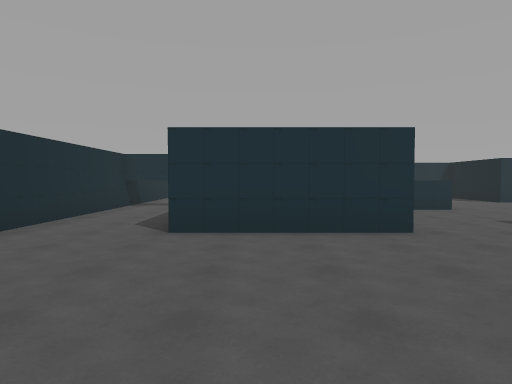
view 1 (above)

18 first-person views from a walk through a 3-D level made in the Unity game engine. The camera is 1.5 m above the floor, tilts 2° down and sees 75° across. The floor is counted in squares, 2 m on a side. Each view is taken from the middle of a square. On the plan, view 1 faces up. The plan holds only what a view shows up to about 11 squares ahead; the rest is blank. The player is left out. Some animated figures are not drawn.

view 2
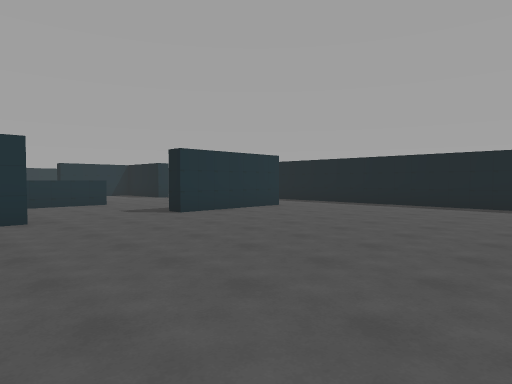

view 3
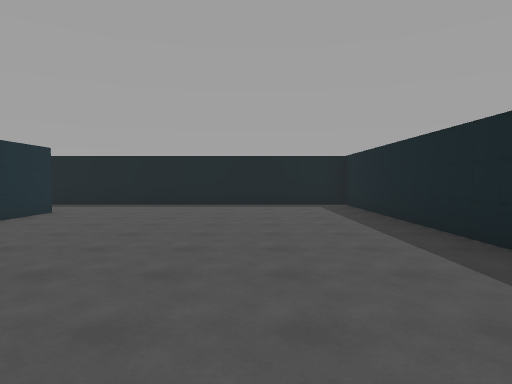

view 4
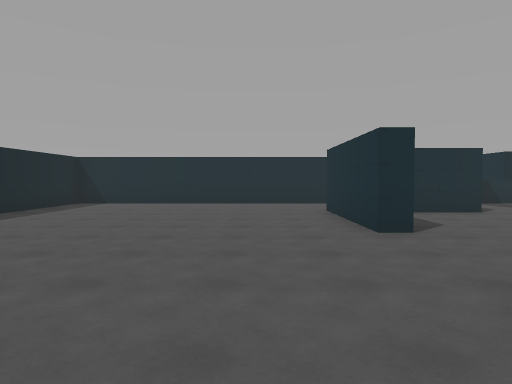

view 5
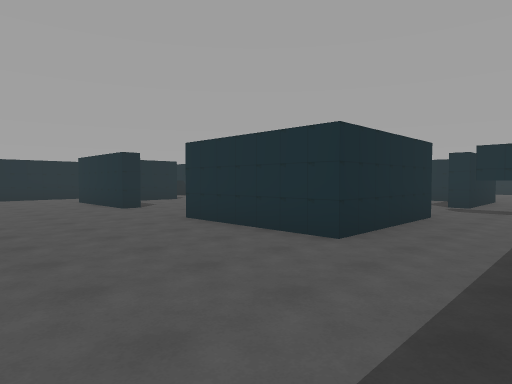

view 6
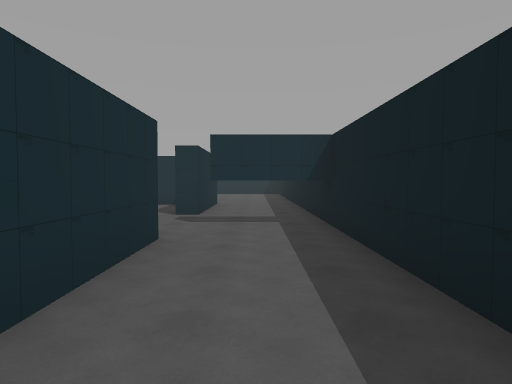

view 7
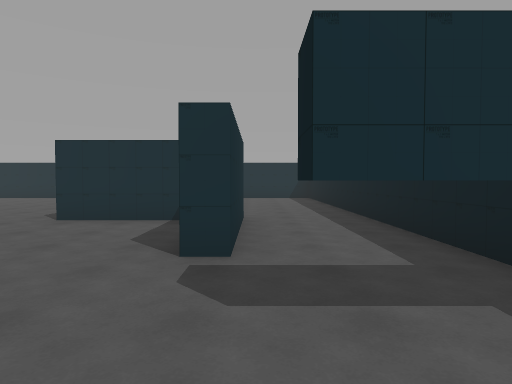

view 8
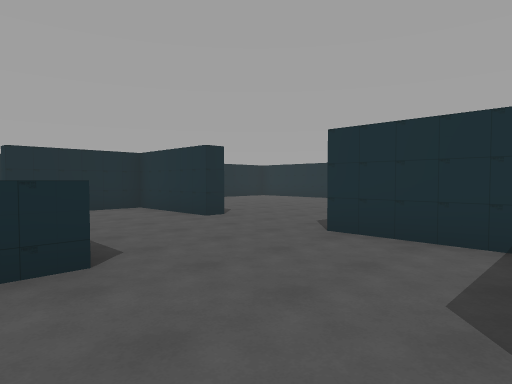

view 9
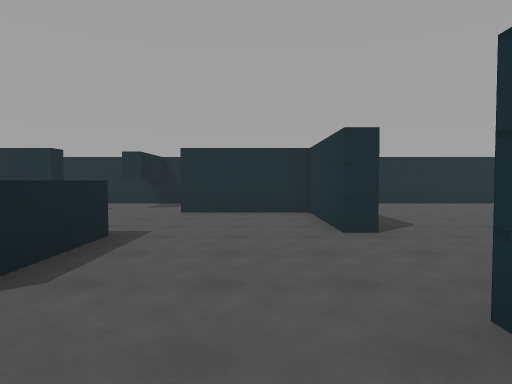

view 10
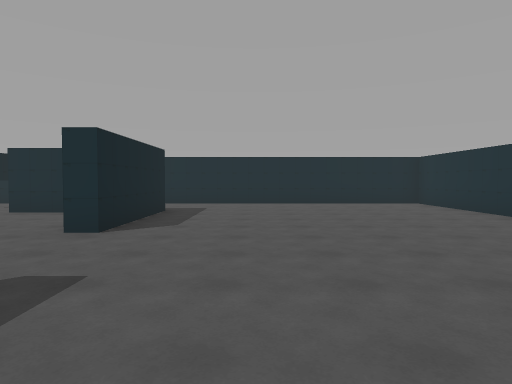

view 11
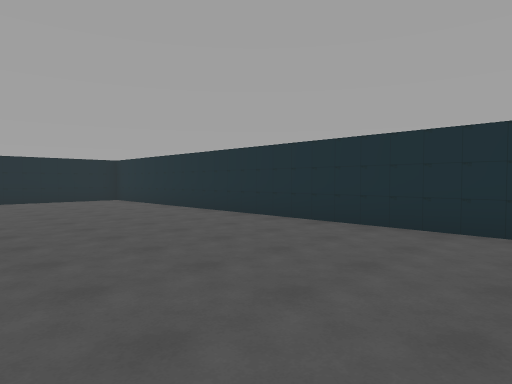

view 12
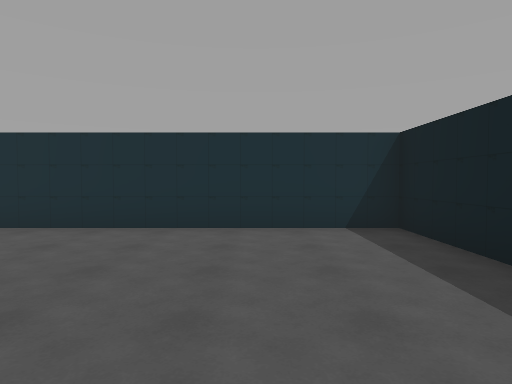

view 13
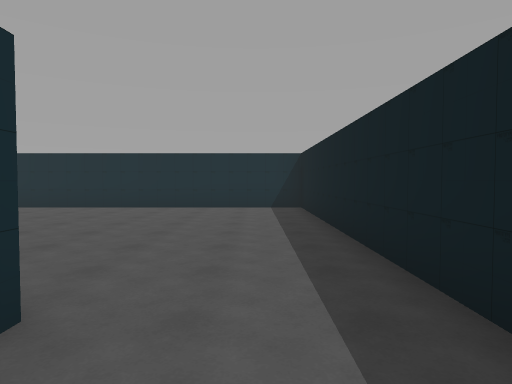

view 14
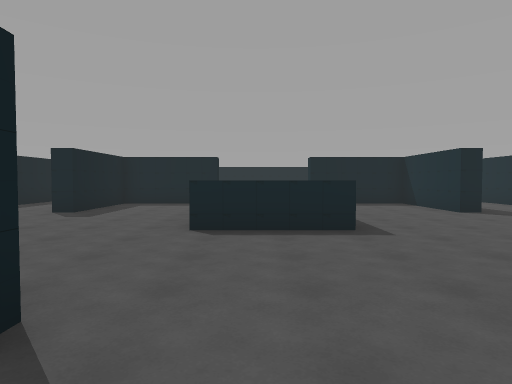

view 15
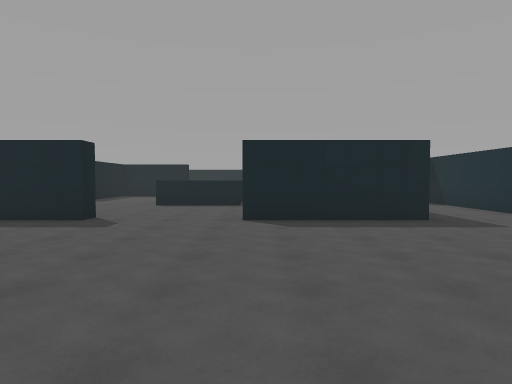

view 16
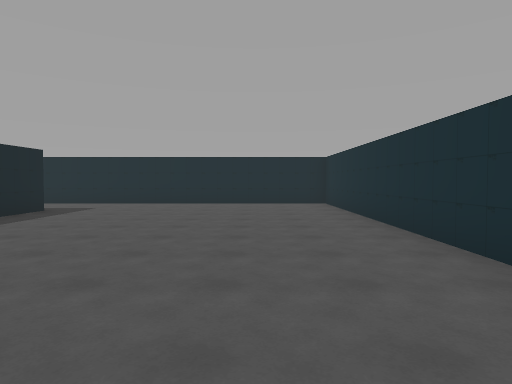

view 17
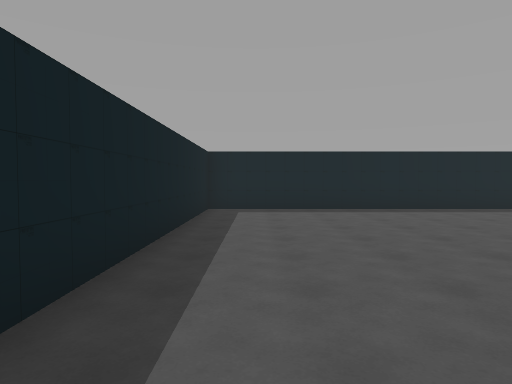

view 18
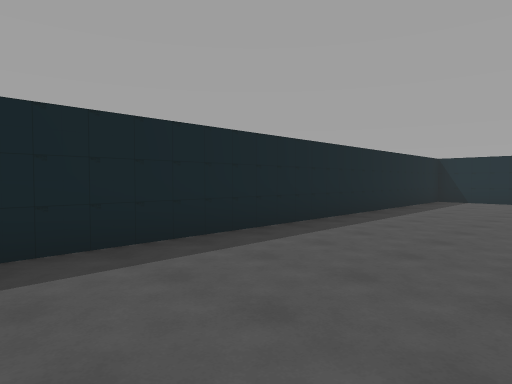

### Floor plan
Points are (right, up) in squares from view 1. A wall is a line through its corners. A room is listed if a view was taken in it or the views show most of it. See-through windows are left out.
Room 1 (views 1, 2, 3, 4, 5, 6, 7, 8, 9, 10, 11, 12, 13, 14, 15, 16, 17, 18)
walls: (5.1, 8.5) (2.9, 8.5); (2.4, 11) (5, 11) (5, 10.4); (8.2, 8.3) (8.8, 8.3) (8.8, 4.8) (5.2, 4.8) (5.2, 5.3) (8.2, 5.3) (8.2, 8.3); (7.6, 14.3) (5.2, 14.3) (5.2, 14.8) (6.9, 14.8); (-1.4, 8.3) (-0.8, 8.3) (-0.8, 5.3) (2.3, 5.3) (2.3, 4.8) (-1.3, 4.8); (8.8, 14.8) (8.8, 11.3) (8.2, 11.3); (11.2, 9.5) (9.3, 9.5) (9.3, 10); (-1.4, 14.8) (2.3, 14.8) (2.3, 14.3) (-0.8, 14.3) (-0.8, 11.2); (-3.8, 10) (-1.7, 10) (-1.7, 9.5) (-3.8, 9.5); (11.3, 22.3) (-3.7, 22.3) (-3.7, -2.7) (11.3, -2.7) (11.3, 22.3)

Positions as (right, up) in squares from view 1, and headings:
1: (0, 0), facing up
2: (1, -2), facing up-right
3: (1, 0), facing right
4: (7, 3), facing left
5: (11, 1), facing up-left
6: (10, 4), facing up
7: (9, 8), facing up
8: (8, 10), facing up-left
9: (7, 13), facing left
10: (7, 17), facing left
11: (9, 17), facing up-left
12: (9, 17), facing up
13: (10, 13), facing up
14: (4, 16), facing down
15: (2, 21), facing down
16: (7, 20), facing left
17: (10, 6), facing down
18: (9, 1), facing down-left
